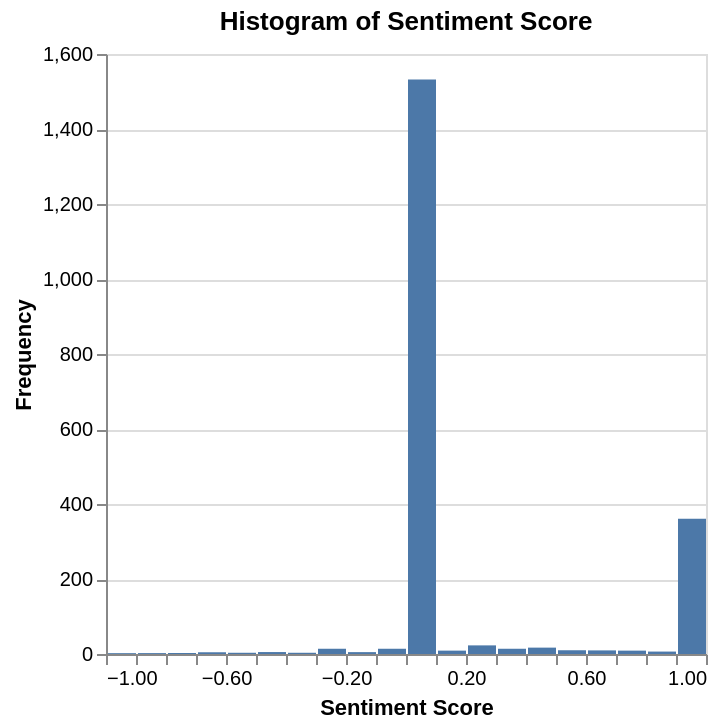

Here is the notebook cell this chart was saved with:
### Code cell
# Histogram with Altair

# Fix error of # of rows in dataset greater than max allowed
df_small = df_output.sample(n=4000, random_state=42)

# Create the Altair histogram
chart_hist = alt.Chart(df_small).mark_bar().encode(
    alt.X('sentiment_score:Q', bin=alt.Bin(maxbins=30), title='Sentiment Score'),
    alt.Y('count()', title='Frequency'),
    tooltip=['sentiment_score']
).properties(
    title='Histogram of Sentiment Score'
).interactive()

chart_hist

### Figure 1 — Vega-Lite specification as saved in the notebook (floating-point values rounded to 4 significant figures; data arrays with more than 128 entries replaced by an {"elided": "..."} marker saying what was removed)
{"config": {"view": {"continuousWidth": 300, "continuousHeight": 300}}, "data": {"name": "data-4d80fa2f27ccc3e2c4b19494c1fdbb19"}, "mark": {"type": "bar"}, "encoding": {"tooltip": [{"field": "sentiment_score", "type": "quantitative"}], "x": {"bin": {"maxbins": 30}, "field": "sentiment_score", "title": "Sentiment Score", "type": "quantitative"}, "y": {"aggregate": "count", "title": "Frequency", "type": "quantitative"}}, "params": [{"name": "param_7", "select": {"type": "interval", "encodings": ["x", "y"]}, "bind": "scales"}], "title": "Histogram of Sentiment Score", "$schema": "https://vega.github.io/schema/vega-lite/v5.20.1.json", "datasets": {"data-4d80fa2f27ccc3e2c4b19494c1fdbb19": {"elided": "4000 records"}}}
